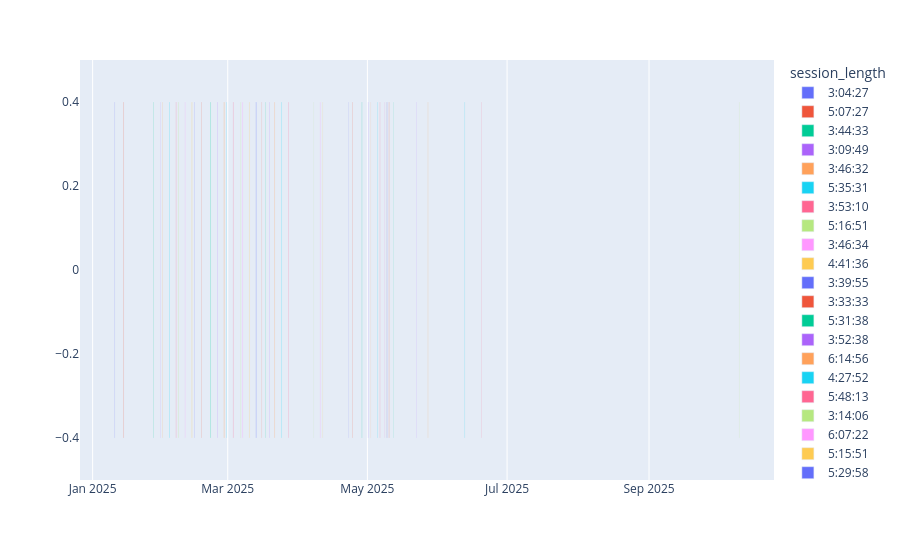

The notebook cell this image was saved under:
### Code cell
import plotly.express as px
fig = px.timeline(df_session_stats, x_start="session_start", x_end="session_end", color="session_length")
fig.show()

### Figure 1 — Plotly figure (JSON) as saved in the notebook; plotly's stock layout.template omitted (floating-point values rounded to 4 significant figures)
{"data": [{"base": ["2025-01-10T15:05:15.000000"], "hovertemplate": "session_length=3:04:27<br>session_start=%{base}<br>session_end=%{x}<extra></extra>", "legendgroup": "3:04:27", "marker": {"color": "#636efa", "pattern": {"shape": ""}}, "name": "3:04:27", "orientation": "h", "showlegend": true, "textposition": "auto", "type": "bar", "x": [11067000], "xaxis": "x", "yaxis": "y"}, {"base": ["2025-01-14T06:52:52.000000"], "hovertemplate": "session_length=5:07:27<br>session_start=%{base}<br>session_end=%{x}<extra></extra>", "legendgroup": "5:07:27", "marker": {"color": "#EF553B", "pattern": {"shape": ""}}, "name": "5:07:27", "orientation": "h", "showlegend": true, "textposition": "auto", "type": "bar", "x": [18447000], "xaxis": "x", "yaxis": "y"}, {"base": ["2025-01-27T09:08:41.000000"], "hovertemplate": "session_length=3:44:33<br>session_start=%{base}<br>session_end=%{x}<extra></extra>", "legendgroup": "3:44:33", "marker": {"color": "#00cc96", "pattern": {"shape": ""}}, "name": "3:44:33", "orientation": "h", "showlegend": true, "textposition": "auto", "type": "bar", "x": [13473000], "xaxis": "x", "yaxis": "y"}, {"base": ["2025-01-30T11:46:47.000000"], "hovertemplate": "session_length=3:09:49<br>session_start=%{base}<br>session_end=%{x}<extra></extra>", "legendgroup": "3:09:49", "marker": {"color": "#ab63fa", "pattern": {"shape": ""}}, "name": "3:09:49", "orientation": "h", "showlegend": true, "textposition": "auto", "type": "bar", "x": [11389000], "xaxis": "x", "yaxis": "y"}, {"base": ["2025-01-31T06:57:49.000000"], "hovertemplate": "session_length=3:46:32<br>session_start=%{base}<br>session_end=%{x}<extra></extra>", "legendgroup": "3:46:32", "marker": {"color": "#FFA15A", "pattern": {"shape": ""}}, "name": "3:46:32", "orientation": "h", "showlegend": true, "textposition": "auto", "type": "bar", "x": [13592000], "xaxis": "x", "yaxis": "y"}, {"base": ["2025-02-03T08:17:12.000000"], "hovertemplate": "session_length=5:35:31<br>session_start=%{base}<br>session_end=%{x}<extra></extra>", "legendgroup": "5:35:31", "marker": {"color": "#19d3f3", "pattern": {"shape": ""}}, "name": "5:35:31", "orientation": "h", "showlegend": true, "textposition": "auto", "type": "bar", "x": [20131000], "xaxis": "x", "yaxis": "y"}, {"base": ["2025-02-06T08:42:57.000000"], "hovertemplate": "session_length=3:53:10<br>session_start=%{base}<br>session_end=%{x}<extra></extra>", "legendgroup": "3:53:10", "marker": {"color": "#FF6692", "pattern": {"shape": ""}}, "name": "3:53:10", "orientation": "h", "showlegend": true, "textposition": "auto", "type": "bar", "x": [13990000], "xaxis": "x", "yaxis": "y"}, {"base": ["2025-02-07T07:40:25.000000"], "hovertemplate": "session_length=5:16:51<br>session_start=%{base}<br>session_end=%{x}<extra></extra>", "legendgroup": "5:16:51", "marker": {"color": "#B6E880", "pattern": {"shape": ""}}, "name": "5:16:51", "orientation": "h", "showlegend": true, "textposition": "auto", "type": "bar", "x": [19011000], "xaxis": "x", "yaxis": "y"}, {"base": ["2025-02-10T07:09:22.000000"], "hovertemplate": "session_length=3:46:34<br>session_start=%{base}<br>session_end=%{x}<extra></extra>", "legendgroup": "3:46:34", "marker": {"color": "#FF97FF", "pattern": {"shape": ""}}, "name": "3:46:34", "orientation": "h", "showlegend": true, "textposition": "auto", "type": "bar", "x": [13594000], "xaxis": "x", "yaxis": "y"}, {"base": ["2025-02-13T06:26:29.000000"], "hovertemplate": "session_length=4:41:36<br>session_start=%{base}<br>session_end=%{x}<extra></extra>", "legendgroup": "4:41:36", "marker": {"color": "#FECB52", "pattern": {"shape": ""}}, "name": "4:41:36", "orientation": "h", "showlegend": true, "textposition": "auto", "type": "bar", "x": [16896000], "xaxis": "x", "yaxis": "y"}, {"base": ["2025-02-14T06:45:10.000000"], "hovertemplate": "session_length=3:39:55<br>session_start=%{base}<br>session_end=%{x}<extra></extra>", "legendgroup": "3:39:55", "marker": {"color": "#636efa", "pattern": {"shape": ""}}, "name": "3:39:55", "orientation": "h", "showlegend": true, "textposition": "auto", "type": "bar", "x": [13195000], "xaxis": "x", "yaxis": "y"}, {"base": ["2025-02-17T07:42:36.000000"], "hovertemplate": "session_length=3:33:33<br>session_start=%{base}<br>session_end=%{x}<extra></extra>", "legendgroup": "3:33:33", "marker": {"color": "#EF553B", "pattern": {"shape": ""}}, "name": "3:33:33", "orientation": "h", "showlegend": true, "textposition": "auto", "type": "bar", "x": [12813000], "xaxis": "x", "yaxis": "y"}, {"base": ["2025-02-21T06:58:40.000000"], "hovertemplate": "session_length=5:31:38<br>session_start=%{base}<br>session_end=%{x}<extra></extra>", "legendgroup": "5:31:38", "marker": {"color": "#00cc96", "pattern": {"shape": ""}}, "name": "5:31:38", "orientation": "h", "showlegend": true, "textposition": "auto", "type": "bar", "x": [19898000], "xaxis": "x", "yaxis": "y"}, {"base": ["2025-02-24T07:32:01.000000"], "hovertemplate": "session_length=3:52:38<br>session_start=%{base}<br>session_end=%{x}<extra></extra>", "legendgroup": "3:52:38", "marker": {"color": "#ab63fa", "pattern": {"shape": ""}}, "name": "3:52:38", "orientation": "h", "showlegend": true, "textposition": "auto", "type": "bar", "x": [13958000], "xaxis": "x", "yaxis": "y"}, {"base": ["2025-02-27T07:24:08.000000"], "hovertemplate": "session_length=6:14:56<br>session_start=%{base}<br>session_end=%{x}<extra></extra>", "legendgroup": "6:14:56", "marker": {"color": "#FFA15A", "pattern": {"shape": ""}}, "name": "6:14:56", "orientation": "h", "showlegend": true, "textposition": "auto", "type": "bar", "x": [22496000], "xaxis": "x", "yaxis": "y"}, {"base": ["2025-02-28T07:38:39.000000"], "hovertemplate": "session_length=4:27:52<br>session_start=%{base}<br>session_end=%{x}<extra></extra>", "legendgroup": "4:27:52", "marker": {"color": "#19d3f3", "pattern": {"shape": ""}}, "name": "4:27:52", "orientation": "h", "showlegend": true, "textposition": "auto", "type": "bar", "x": [16072000], "xaxis": "x", "yaxis": "y"}, {"base": ["2025-03-03T06:50:11.000000"], "hovertemplate": "session_length=5:48:13<br>session_start=%{base}<br>session_end=%{x}<extra></extra>", "legendgroup": "5:48:13", "marker": {"color": "#FF6692", "pattern": {"shape": ""}}, "name": "5:48:13", "orientation": "h", "showlegend": true, "textposition": "auto", "type": "bar", "x": [20893000], "xaxis": "x", "yaxis": "y"}, {"base": ["2025-03-06T15:35:54.000000"], "hovertemplate": "session_length=3:14:06<br>session_start=%{base}<br>session_end=%{x}<extra></extra>", "legendgroup": "3:14:06", "marker": {"color": "#B6E880", "pattern": {"shape": ""}}, "name": "3:14:06", "orientation": "h", "showlegend": true, "textposition": "auto", "type": "bar", "x": [11646000], "xaxis": "x", "yaxis": "y"}, {"base": ["2025-03-07T07:10:54.000000"], "hovertemplate": "session_length=6:07:22<br>session_start=%{base}<br>session_end=%{x}<extra></extra>", "legendgroup": "6:07:22", "marker": {"color": "#FF97FF", "pattern": {"shape": ""}}, "name": "6:07:22", "orientation": "h", "showlegend": true, "textposition": "auto", "type": "bar", "x": [22042000], "xaxis": "x", "yaxis": "y"}, {"base": ["2025-03-10T07:55:56.000000"], "hovertemplate": "session_length=5:15:51<br>session_start=%{base}<br>session_end=%{x}<extra></extra>", "legendgroup": "5:15:51", "marker": {"color": "#FECB52", "pattern": {"shape": ""}}, "name": "5:15:51", "orientation": "h", "showlegend": true, "textposition": "auto", "type": "bar", "x": [18951000], "xaxis": "x", "yaxis": "y"}, {"base": ["2025-03-13T06:59:54.000000"], "hovertemplate": "session_length=5:29:58<br>session_start=%{base}<br>session_end=%{x}<extra></extra>", "legendgroup": "5:29:58", "marker": {"color": "#636efa", "pattern": {"shape": ""}}, "name": "5:29:58", "orientation": "h", "showlegend": true, "textposition": "auto", "type": "bar", "x": [19798000], "xaxis": "x", "yaxis": "y"}, {"base": ["2025-03-15T18:34:39.000000"], "hovertemplate": "session_length=3:10:12<br>session_start=%{base}<br>session_end=%{x}<extra></extra>", "legendgroup": "3:10:12", "marker": {"color": "#EF553B", "pattern": {"shape": ""}}, "name": "3:10:12", "orientation": "h", "showlegend": true, "textposition": "auto", "type": "bar", "x": [11412000], "xaxis": "x", "yaxis": "y"}, {"base": ["2025-03-17T11:05:00.000000"], "hovertemplate": "session_length=4:00:53<br>session_start=%{base}<br>session_end=%{x}<extra></extra>", "legendgroup": "4:00:53", "marker": {"color": "#00cc96", "pattern": {"shape": ""}}, "name": "4:00:53", "orientation": "h", "showlegend": true, "textposition": "auto", "type": "bar", "x": [14453000], "xaxis": "x", "yaxis": "y"}, {"base": ["2025-03-19T07:39:35.000000"], "hovertemplate": "session_length=3:20:22<br>session_start=%{base}<br>session_end=%{x}<extra></extra>", "legendgroup": "3:20:22", "marker": {"color": "#ab63fa", "pattern": {"shape": ""}}, "name": "3:20:22", "orientation": "h", "showlegend": true, "textposition": "auto", "type": "bar", "x": [12022000], "xaxis": "x", "yaxis": "y"}, {"base": ["2025-03-21T08:13:38.000000"], "hovertemplate": "session_length=5:39:51<br>session_start=%{base}<br>session_end=%{x}<extra></extra>", "legendgroup": "5:39:51", "marker": {"color": "#FFA15A", "pattern": {"shape": ""}}, "name": "5:39:51", "orientation": "h", "showlegend": true, "textposition": "auto", "type": "bar", "x": [20391000], "xaxis": "x", "yaxis": "y"}, {"base": ["2025-03-24T07:48:18.000000"], "hovertemplate": "session_length=5:10:19<br>session_start=%{base}<br>session_end=%{x}<extra></extra>", "legendgroup": "5:10:19", "marker": {"color": "#19d3f3", "pattern": {"shape": ""}}, "name": "5:10:19", "orientation": "h", "showlegend": true, "textposition": "auto", "type": "bar", "x": [18619000], "xaxis": "x", "yaxis": "y"}, {"base": ["2025-03-27T08:35:02.000000"], "hovertemplate": "session_length=5:13:14<br>session_start=%{base}<br>session_end=%{x}<extra></extra>", "legendgroup": "5:13:14", "marker": {"color": "#FF6692", "pattern": {"shape": ""}}, "name": "5:13:14", "orientation": "h", "showlegend": true, "textposition": "auto", "type": "bar", "x": [18794000], "xaxis": "x", "yaxis": "y"}, {"base": ["2025-04-07T08:26:53.000000"], "hovertemplate": "session_length=3:06:17<br>session_start=%{base}<br>session_end=%{x}<extra></extra>", "legendgroup": "3:06:17", "marker": {"color": "#B6E880", "pattern": {"shape": ""}}, "name": "3:06:17", "orientation": "h", "showlegend": true, "textposition": "auto", "type": "bar", "x": [11177000], "xaxis": "x", "yaxis": "y"}, {"base": ["2025-04-10T06:21:19.000000"], "hovertemplate": "session_length=5:00:17<br>session_start=%{base}<br>session_end=%{x}<extra></extra>", "legendgroup": "5:00:17", "marker": {"color": "#FF97FF", "pattern": {"shape": ""}}, "name": "5:00:17", "orientation": "h", "showlegend": true, "textposition": "auto", "type": "bar", "x": [18017000], "xaxis": "x", "yaxis": "y"}, {"base": ["2025-04-11T06:28:08.000000"], "hovertemplate": "session_length=3:37:47<br>session_start=%{base}<br>session_end=%{x}<extra></extra>", "legendgroup": "3:37:47", "marker": {"color": "#FECB52", "pattern": {"shape": ""}}, "name": "3:37:47", "orientation": "h", "showlegend": true, "textposition": "auto", "type": "bar", "x": [13067000], "xaxis": "x", "yaxis": "y"}, {"base": ["2025-04-22T16:24:31.000000"], "hovertemplate": "session_length=3:06:26<br>session_start=%{base}<br>session_end=%{x}<extra></extra>", "legendgroup": "3:06:26", "marker": {"color": "#636efa", "pattern": {"shape": ""}}, "name": "3:06:26", "orientation": "h", "showlegend": true, "textposition": "auto", "type": "bar", "x": [11186000], "xaxis": "x", "yaxis": "y"}, {"base": ["2025-04-24T07:13:28.000000"], "hovertemplate": "session_length=4:00:54<br>session_start=%{base}<br>session_end=%{x}<extra></extra>", "legendgroup": "4:00:54", "marker": {"color": "#EF553B", "pattern": {"shape": ""}}, "name": "4:00:54", "orientation": "h", "showlegend": true, "textposition": "auto", "type": "bar", "x": [14454000], "xaxis": "x", "yaxis": "y"}, {"base": ["2025-04-28T13:23:13.000000"], "hovertemplate": "session_length=3:15:27<br>session_start=%{base}<br>session_end=%{x}<extra></extra>", "legendgroup": "3:15:27", "marker": {"color": "#00cc96", "pattern": {"shape": ""}}, "name": "3:15:27", "orientation": "h", "showlegend": true, "textposition": "auto", "type": "bar", "x": [11727000], "xaxis": "x", "yaxis": "y"}, {"base": ["2025-05-01T07:23:17.000000"], "hovertemplate": "session_length=3:00:36<br>session_start=%{base}<br>session_end=%{x}<extra></extra>", "legendgroup": "3:00:36", "marker": {"color": "#ab63fa", "pattern": {"shape": ""}}, "name": "3:00:36", "orientation": "h", "showlegend": true, "textposition": "auto", "type": "bar", "x": [10836000], "xaxis": "x", "yaxis": "y"}, {"base": ["2025-05-02T07:01:54.000000"], "hovertemplate": "session_length=3:03:44<br>session_start=%{base}<br>session_end=%{x}<extra></extra>", "legendgroup": "3:03:44", "marker": {"color": "#FFA15A", "pattern": {"shape": ""}}, "name": "3:03:44", "orientation": "h", "showlegend": true, "textposition": "auto", "type": "bar", "x": [11024000], "xaxis": "x", "yaxis": "y"}, {"base": ["2025-05-05T07:23:54.000000"], "hovertemplate": "session_length=4:22:51<br>session_start=%{base}<br>session_end=%{x}<extra></extra>", "legendgroup": "4:22:51", "marker": {"color": "#19d3f3", "pattern": {"shape": ""}}, "name": "4:22:51", "orientation": "h", "showlegend": true, "textposition": "auto", "type": "bar", "x": [15771000], "xaxis": "x", "yaxis": "y"}, {"base": ["2025-05-06T10:14:52.000000"], "hovertemplate": "session_length=3:22:20<br>session_start=%{base}<br>session_end=%{x}<extra></extra>", "legendgroup": "3:22:20", "marker": {"color": "#FF6692", "pattern": {"shape": ""}}, "name": "3:22:20", "orientation": "h", "showlegend": true, "textposition": "auto", "type": "bar", "x": [12140000], "xaxis": "x", "yaxis": "y"}, {"base": ["2025-05-08T06:15:43.000000"], "hovertemplate": "session_length=5:05:24<br>session_start=%{base}<br>session_end=%{x}<extra></extra>", "legendgroup": "5:05:24", "marker": {"color": "#B6E880", "pattern": {"shape": ""}}, "name": "5:05:24", "orientation": "h", "showlegend": true, "textposition": "auto", "type": "bar", "x": [18324000], "xaxis": "x", "yaxis": "y"}, {"base": ["2025-05-08T12:45:26.000000"], "hovertemplate": "session_length=3:37:02<br>session_start=%{base}<br>session_end=%{x}<extra></extra>", "legendgroup": "3:37:02", "marker": {"color": "#FF97FF", "pattern": {"shape": ""}}, "name": "3:37:02", "orientation": "h", "showlegend": true, "textposition": "auto", "type": "bar", "x": [13022000], "xaxis": "x", "yaxis": "y"}, {"base": ["2025-05-09T06:57:31.000000"], "hovertemplate": "session_length=3:09:23<br>session_start=%{base}<br>session_end=%{x}<extra></extra>", "legendgroup": "3:09:23", "marker": {"color": "#FECB52", "pattern": {"shape": ""}}, "name": "3:09:23", "orientation": "h", "showlegend": true, "textposition": "auto", "type": "bar", "x": [11363000], "xaxis": "x", "yaxis": "y"}, {"base": ["2025-05-09T11:35:29.000000"], "hovertemplate": "session_length=3:43:09<br>session_start=%{base}<br>session_end=%{x}<extra></extra>", "legendgroup": "3:43:09", "marker": {"color": "#636efa", "pattern": {"shape": ""}}, "name": "3:43:09", "orientation": "h", "showlegend": true, "textposition": "auto", "type": "bar", "x": [13389000], "xaxis": "x", "yaxis": "y"}, {"base": ["2025-05-10T09:07:08.000000"], "hovertemplate": "session_length=3:19:43<br>session_start=%{base}<br>session_end=%{x}<extra></extra>", "legendgroup": "3:19:43", "marker": {"color": "#EF553B", "pattern": {"shape": ""}}, "name": "3:19:43", "orientation": "h", "showlegend": true, "textposition": "auto", "type": "bar", "x": [11983000], "xaxis": "x", "yaxis": "y"}, {"base": ["2025-05-12T06:51:30.000000"], "hovertemplate": "session_length=3:03:00<br>session_start=%{base}<br>session_end=%{x}<extra></extra>", "legendgroup": "3:03:00", "marker": {"color": "#00cc96", "pattern": {"shape": ""}}, "name": "3:03:00", "orientation": "h", "showlegend": true, "textposition": "auto", "type": "bar", "x": [10980000], "xaxis": "x", "yaxis": "y"}, {"base": ["2025-05-22T07:11:25.000000"], "hovertemplate": "session_length=3:00:27<br>session_start=%{base}<br>session_end=%{x}<extra></extra>", "legendgroup": "3:00:27", "marker": {"color": "#ab63fa", "pattern": {"shape": ""}}, "name": "3:00:27", "orientation": "h", "showlegend": true, "textposition": "auto", "type": "bar", "x": [10827000], "xaxis": "x", "yaxis": "y"}, {"base": ["2025-05-27T09:34:53.000000"], "hovertemplate": "session_length=3:01:45<br>session_start=%{base}<br>session_end=%{x}<extra></extra>", "legendgroup": "3:01:45", "marker": {"color": "#FFA15A", "pattern": {"shape": ""}}, "name": "3:01:45", "orientation": "h", "showlegend": true, "textposition": "auto", "type": "bar", "x": [10905000], "xaxis": "x", "yaxis": "y"}, {"base": ["2025-06-12T11:18:09.000000"], "hovertemplate": "session_length=3:30:42<br>session_start=%{base}<br>session_end=%{x}<extra></extra>", "legendgroup": "3:30:42", "marker": {"color": "#19d3f3", "pattern": {"shape": ""}}, "name": "3:30:42", "orientation": "h", "showlegend": true, "textposition": "auto", "type": "bar", "x": [12642000], "xaxis": "x", "yaxis": "y"}, {"base": ["2025-06-19T14:44:15.000000"], "hovertemplate": "session_length=3:04:19<br>session_start=%{base}<br>session_end=%{x}<extra></extra>", "legendgroup": "3:04:19", "marker": {"color": "#FF6692", "pattern": {"shape": ""}}, "name": "3:04:19", "orientation": "h", "showlegend": true, "textposition": "auto", "type": "bar", "x": [11059000], "xaxis": "x", "yaxis": "y"}, {"base": ["2025-10-10T07:18:27.000000"], "hovertemplate": "session_length=3:02:18<br>session_start=%{base}<br>session_end=%{x}<extra></extra>", "legendgroup": "3:02:18", "marker": {"color": "#B6E880", "pattern": {"shape": ""}}, "name": "3:02:18", "orientation": "h", "showlegend": true, "textposition": "auto", "type": "bar", "x": [10938000], "xaxis": "x", "yaxis": "y"}], "layout": {"barmode": "overlay", "legend": {"title": {"text": "session_length"}, "tracegroupgap": 0}, "margin": {"t": 60}, "xaxis": {"anchor": "y", "domain": [0, 1], "type": "date"}, "yaxis": {"anchor": "x", "domain": [0, 1]}}}
